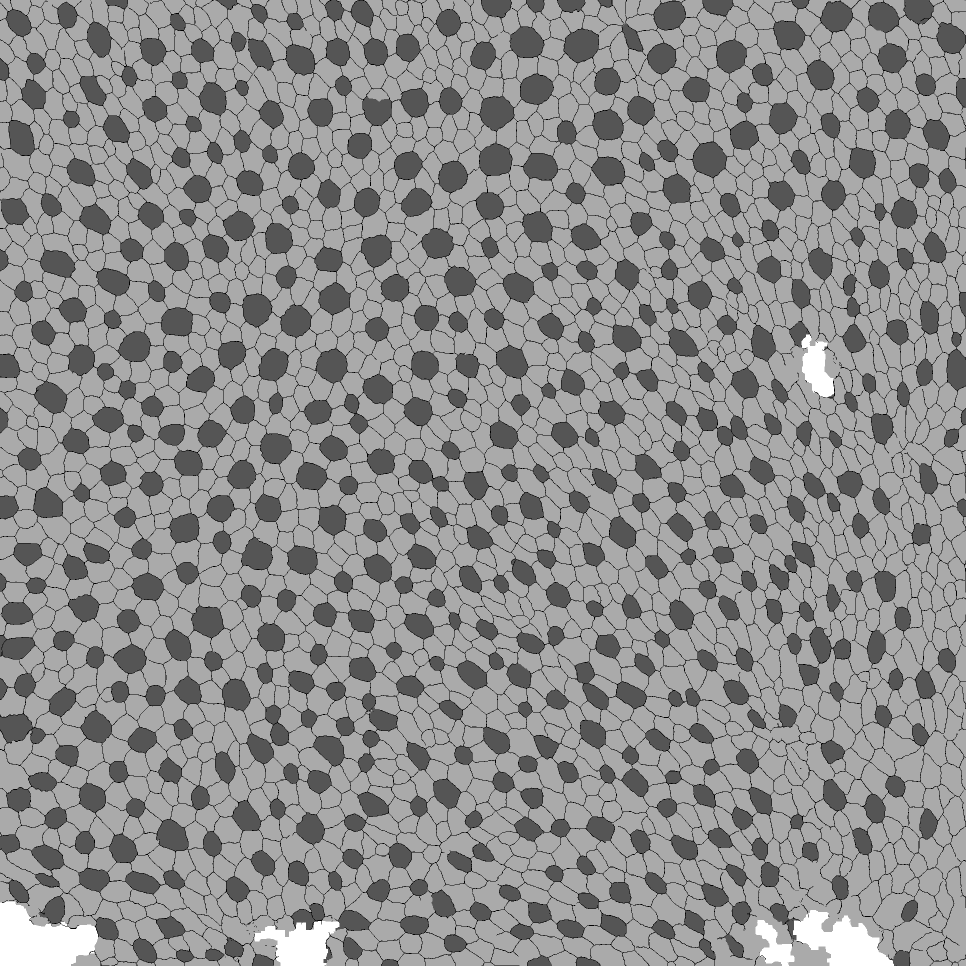
#> input picture tracking_and_events/DATA/frame_020/frame_000.png, 1932 x 1932 px (shown at 1/2 size)
$ python -i post_processing.py   (imports and definitions only)
#> lines starting #> are read from the running program, lines starting #| are printed output that depends on the picture; after the words box and inside, x2 and y2 are one past the last pixel; in counts of white or black regions, pixels touching at a corner belong together
# -*- coding: utf-8 -*-
"""Post_Processing_githab.ipynb

Automatically generated by Colab.

Original file is located at
    https://colab.research.google.com/drive/1ePBc83YCmWcUzuPHydBb_CEpcT-lk8_i
"""

"""
Post-processing for segmentation predictions (TIFF in ➜ TIFF/PNG out)

What it does
------------
- Reads a multi-page TIFF of predictions where pixel values are {0,85,170,255}
  (0=boundary, 1/2=cells, 3=white) and some pages may be completely black.
- Detects fully-black frames and leaves them black at the same indices in the outputs.
- Applies the original post-processing pipeline to non-black frames (logic preserved).
- Exports:
    1) post_processed_085.tif  — multi-page TIFF with values {0,85,170,255}
    2) post_processed_0_3.tif  — multi-page TIFF with class indices {0,1,2,3}
    3) frames_0_3.npz          — NumPy archive with array 'frames' of shape (N, H, W)
    4) post_processed_png/     — folder of per-frame PNGs (values {0,85,170,255})

Requirements
------------
Python >= 3.9
pip install numpy opencv-python scipy scikit-image tifffile tqdm
"""

# =========================
# USER CONFIG (EDIT HERE)
# =========================
PRED_TIFF_PATH = "/content/drive/MyDrive/Final_Project/output_predictions/all_predictions.tif"  # input predictions TIFF
OUTPUT_DIR     = "/content/drive/MyDrive/Final_Project/postprocess_out"                         # output folder

# Optional: limit number of frames processed (None = all)
MAX_FRAMES = None

# Progress / logging
VERBOSE_PER_FRAME = False   # if True, prints per-frame info line (kernel/min sizes/etc.)

# =========================
# DERIVED PATHS (no edit)
# =========================
import os
# [1 line not run here, left out]
OUTPUT_TIF_085_PATH = os.path.join(OUTPUT_DIR, "post_processed_085.tif")  # values {0,85,170,255}
OUTPUT_TIF_03_PATH  = os.path.join(OUTPUT_DIR, "post_processed_0_3.tif")  # values {0,1,2,3}
OUTPUT_03_NPZ_PATH  = os.path.join(OUTPUT_DIR, "frames_0_3.npz")          # npz with array 'frames'
OUTPUT_PNG_DIR      = os.path.join(OUTPUT_DIR, "post_processed_png")      # per-frame PNGs (0..255)

# =========================
# IMPORTS
# =========================
import warnings
# [1 line not run here, left out]

import cv2
import numpy as np
import tifffile as tiff
from tqdm import tqdm

from scipy import ndimage as ndi
from skimage.feature import peak_local_max
from skimage.segmentation import watershed
from skimage.morphology import remove_small_objects, closing, opening, square, skeletonize
from skimage.measure import label, regionprops

# =========================
# Constants & Small Utils
# =========================
VALS = np.array([0, 85, 170, 255], dtype=np.uint8)  # 0=boundary, 1/2=cells, 3=white

def is_all_black(u8: np.ndarray) -> bool:
    """Return True if the image is non-empty and all zeros."""
    return u8 is not None and u8.size > 0 and (u8.max() == 0)

def png_to_classes(img_u8: np.ndarray) -> np.ndarray:
    """
    Map grayscale {0,85,170,255} (or {0,1,2,3}) to class indices {0,1,2,3}.
    Args:
        img_u8: 2D uint8 image
    Returns:
        2D uint8 class map in {0,1,2,3}
    """
    uniq = np.unique(img_u8)
    if set(uniq.tolist()).issubset({0,1,2,3}):
        return img_u8.astype(np.uint8)
    out = np.zeros_like(img_u8, dtype=np.uint8)
    for c, v in enumerate(VALS):
        out[img_u8 == v] = c
    return out

# [12 lines left out: function classes_to_png, not called in this run]

def touches_border(mask_bool: np.ndarray) -> bool:
    """Return True if a boolean mask touches any image border."""
    return mask_bool[0,:].any() or mask_bool[-1,:].any() or mask_bool[:,0].any() or mask_bool[:,-1].any()

# =========================
# Scale Estimation
# =========================
def estimate_cell_scale(cls: np.ndarray):
    """
    Estimate morphological/area scales from a class map.
    Args:
        cls: 2D uint8 class map (0..3)
    Returns:
        kernel: int, morphological kernel size (square)
        min_cell: int, minimal connected component area for 'cell' (classes 1 or 2)
        min_white: int, minimal connected component area for 'white' (class 3)
        repeats: int, how many close-open cycles
        r_med: float, median distance-transform radius at peaks
    """
    cell_mask = ((cls == 1) | (cls == 2)).astype(np.uint8)
    if cell_mask.sum() == 0:
        return 7, 250, 1200, 1, 6.0

    dist = cv2.distanceTransform(cell_mask, cv2.DIST_L2, 5)
    peaks = peak_local_max(dist, min_distance=5, labels=cell_mask)
    radii = dist[peaks[:, 0], peaks[:, 1]] if peaks.size else np.array([], dtype=np.float32)
    radii = radii[radii > 0]
    r_med = float(np.median(radii)) if radii.size else 6.0
    d_med = 2.0 * r_med

    kernel    = max(3, int(round(d_med / 4)))
    min_cell  = max(80, int(round(np.pi * (0.6 * r_med) ** 2)))
    min_white = int(max(800, 4 * min_cell))
    repeats   = 1
    return kernel, min_cell, min_white, repeats, r_med

# =========================
# Core post-processing (single frame)
# =========================
def process_frame_array(img_u8: np.ndarray, verbose: bool = False):
    """
    Process a single prediction frame (uint8, values {0,85,170,255} or {0..3}).

    Args:
        img_u8: 2D uint8 input prediction frame
        verbose: if True, prints per-frame scale info

    Returns:
        stage: 2D uint8 class map after post-processing (values {0,1,2,3})
    """
    # Short-circuit: keep black frames black (no processing)
    if is_all_black(img_u8):
        return np.zeros_like(img_u8, dtype=np.uint8)

    # Map to classes 0..3
    cls = png_to_classes(img_u8)

    # Estimate per-frame scales
    KERNEL, MIN_CELL_SIZE, MIN_WHITE_SIZE, REPEATS, r_med = estimate_cell_scale(cls)
    if verbose:
        print(f"[INFO] KERNEL={KERNEL}, MIN_CELL={MIN_CELL_SIZE}, MIN_WHITE={MIN_WHITE_SIZE}, REPEATS={REPEATS}, r_med={r_med:.2f}")

    # ----- Stage 1: cleanup -----
    is_boundary = (cls == 0)
    is_white    = (cls == 3)
    is_cell     = (cls == 1) | (cls == 2)

    cell_clean = remove_small_objects(label(is_cell), min_size=MIN_CELL_SIZE) > 0
    for _ in range(REPEATS):
        cell_clean = closing(cell_clean, square(KERNEL))
        cell_clean = opening(cell_clean, square(KERNEL))

    white_clean = remove_small_objects(label(is_white), min_size=MIN_WHITE_SIZE) > 0
    for _ in range(REPEATS):
        white_clean = closing(white_clean, square(KERNEL))
        white_clean = opening(white_clean, square(KERNEL))

    stage = np.zeros_like(cls, dtype=np.uint8)
    stage[cell_clean & (cls == 1)] = 1
    stage[cell_clean & (cls == 2)] = 2
    stage[white_clean]             = 3
    stage[is_boundary]             = 0

    # ----- Stage 3: watershed + majority -----
    cell_mask = ((stage == 1) | (stage == 2)).astype(np.uint8)
    distance  = cv2.distanceTransform(cell_mask, cv2.DIST_L2, 5)
    min_dist  = max(3, int(round(r_med/2)))
    lm = peak_local_max(distance, min_distance=min_dist, labels=cell_mask)
    lm_mask = np.zeros_like(cell_mask, dtype=bool)
    if lm.size:
        lm_mask[tuple(lm.T)] = True
    markers  = ndi.label(lm_mask)[0]
    labels_ws = watershed(-distance, markers, mask=cell_mask)

    stage3 = stage.copy()
    for reg in regionprops(labels_ws):
        yyx = reg.coords
        vals = stage[yyx[:,0], yyx[:,1]]
        vals = vals[vals != 0]
        maj  = np.bincount(vals).argmax() if vals.size else 3
        stage3[yyx[:,0], yyx[:,1]] = maj
    stage3[(stage == 3)] = 3
    stage = stage3

    # Save references for stage 9
    labels_ws3 = labels_ws.astype(np.int32)
    sk3 = skeletonize((stage == 0)).astype(np.uint8)

    # ----- Stage 3.5: remove tiny boundaries -----
    b_mask = (stage == 0)
    lab_b = label(b_mask)
    small_thr = max(8, int(round(0.10*np.pi*(r_med**2))))
    stage35 = stage.copy()
    for reg in regionprops(lab_b):
        if reg.area <= small_thr:
            m = np.zeros_like(b_mask, dtype=bool)
            yy, xx = reg.coords[:,0], reg.coords[:,1]
            m[yy,xx] = True
            ring = cv2.dilate(m.astype(np.uint8), np.ones((3,3),np.uint8), 1).astype(bool) & ~m
            neigh = stage35[ring]; neigh = neigh[neigh != 0]
            stage35[m] = np.bincount(neigh).argmax() if neigh.size else 3
    stage = stage35

    # ----- Stage 4 -----
    boundary = (stage == 0).astype(np.uint8)
    cells    = ((stage == 1) | (stage == 2)).astype(np.uint8)
    white0   = (stage == 3)
    WIN = max(11, int(round(3*r_med)) | 1)
    bdens = cv2.boxFilter(boundary.astype(np.float32), -1, (WIN,WIN), normalize=True)
    cfrac = cv2.boxFilter(cells.astype(np.float32),    -1, (WIN,WIN), normalize=True)
    dist_c = cv2.distanceTransform(cells, cv2.DIST_L2, 5)
    lowc = (dist_c < 0.5*r_med).astype(np.uint8)
    lowc_frac = cv2.boxFilter(lowc.astype(np.float32), -1, (WIN,WIN), normalize=True)
    T_BD, T_CELL, T_LOWC = 0.30, 0.45, 0.60
    noisy = (bdens > T_BD) & (cfrac < T_CELL) & (lowc_frac > T_LOWC)
    k = max(3, (WIN//3) | 1)
    noisy = cv2.morphologyEx((noisy.astype(np.uint8)*255), cv2.MORPH_OPEN, np.ones((k,k),np.uint8)) > 0
    noisy &= ~(stage == 0)
    stage4 = stage.copy(); stage4[noisy] = 3; stage4[white0] = 3
    stage = stage4

    # ----- Stage 5 -----
    b_mask = (stage == 0).astype(np.uint8)
    skel = skeletonize(b_mask > 0).astype(np.uint8)
    thick = (b_mask > 0) & (~skel.astype(bool))
    k2 = np.array([[1,1],[1,1]], dtype=np.uint8)
    blk2 = cv2.filter2D(b_mask, -1, k2) == 4
    thick |= blk2
    lab = label(thick.astype(np.uint8), connectivity=2)
    THICK_MIN_AREA, SKEL_RATIO_MAX = 5, 0.65
    stage5 = stage.copy()
    for reg in regionprops(lab):
        area = reg.area
        if area < THICK_MIN_AREA:
            continue
        comp = np.zeros_like(b_mask, dtype=bool)
        yy, xx = reg.coords[:,0], reg.coords[:,1]
        comp[yy, xx] = True
        sk = skeletonize(comp).astype(np.uint8).sum()
        ratio = sk / float(area) if area > 0 else 1.0
        has_2x2 = (cv2.filter2D(comp.astype(np.uint8), -1, k2) == 4).any()
        if (ratio < SKEL_RATIO_MAX) or has_2x2:
            ring = cv2.dilate(comp.astype(np.uint8), np.ones((3,3), np.uint8), 1).astype(bool) & ~comp
            neigh = stage[ring]; neigh = neigh[neigh != 0]
            if neigh.size:
                cells_nei = neigh[(neigh == 1) | (neigh == 2)]
                if cells_nei.size:
                    repl = 1 if (cells_nei == 1).sum() >= (cells_nei == 2).sum() else 2
                else:
                    repl = 3
            else:
                repl = 1
            stage5[comp] = repl
    stage = stage5

    # ----- Stage 6 -----
    b_mask   = (stage == 0).astype(np.uint8)
    cells    = ((stage == 1) | (stage == 2)).astype(np.uint8)
    non_bd   = (b_mask == 0).astype(np.uint8)
    dist_to_bd = cv2.distanceTransform(non_bd, cv2.DIST_L2, 5)
    TAU = max(int(round(2.0 * r_med)), 6)
    far_from_bd = dist_to_bd > TAU
    WIN = max(21, int(round(5 * r_med)) | 1)
    bdens = cv2.boxFilter(b_mask.astype(np.float32), -1, (WIN, WIN), normalize=True)
    LOW_BD = 0.05
    low_bd = bdens < LOW_BD
    candidates = (cells > 0) & far_from_bd & low_bd
    CELL_AREA_EST   = float(np.pi * max(r_med, 3.0)**2)
    MIN_BIG_CELLS   = 15
    BIG_AREA_THRESH = int(MIN_BIG_CELLS * CELL_AREA_EST)
    lab = label(candidates, connectivity=2)
    areas = np.bincount(lab.ravel())
    areas = np.pad(areas, (0, max(0, lab.max()+1 - areas.size)))
    big_mask = (lab > 0) & (areas[lab] >= BIG_AREA_THRESH)
    stage6 = stage.copy(); stage6[big_mask] = 3
    stage = stage6

    # ----- Stage 7 -----
    CELL_AREA_EST   = float(np.pi * max(r_med, 3.0)**2)
    MAX_COMP_AREA   = int(5 * CELL_AREA_EST)
    T_RING_WHITE    = 0.98
    WHITE_WIN       = max(15, int(round(2.2 * r_med)) | 1)
    T_LOCAL_WHITE   = 0.75
    FUSE_FRAC       = 0.03
    cells_mask = ((stage == 1) | (stage == 2)).astype(np.uint8)
    lab_cells = label(cells_mask, connectivity=2)
    white_mask = (stage == 3).astype(np.uint8)
    labw = label(white_mask, connectivity=2)
    bg_ids = set(np.unique(labw[0, :]).tolist() +
                 np.unique(labw[-1, :]).tolist() +
                 np.unique(labw[:, 0]).tolist() +
                 np.unique(labw[:, -1]).tolist())
    bg_ids.discard(0)
    bg_white = np.isin(labw, list(bg_ids))
    inner_white = (white_mask.astype(bool) & (~bg_white))
    RING_K1 = max(9, int(round(0.8 * r_med)) | 1)
    RING_K2 = max(RING_K1+2, int(round(1.5 * r_med)) | 1)
    ker1 = cv2.getStructuringElement(cv2.MORPH_ELLIPSE, (RING_K1, RING_K1))
    ker2 = cv2.getStructuringElement(cv2.MORPH_ELLIPSE, (RING_K2, RING_K2))
    white_frac_local = cv2.boxFilter((stage == 3).astype(np.float32), -1, (WHITE_WIN, WHITE_WIN), normalize=True)

    to_white_A = np.zeros_like(cells_mask, dtype=bool)
    to_white_B = np.zeros_like(cells_mask, dtype=bool)
    for reg in regionprops(lab_cells):
        if reg.area > MAX_COMP_AREA:
            continue
        comp = np.zeros_like(cells_mask, dtype=bool)
        yy, xx = reg.coords[:, 0], reg.coords[:, 1]
        comp[yy, xx] = True
        ring1 = cv2.dilate(comp.astype(np.uint8), ker1, 1).astype(bool) & ~comp
        ring1_nb = ring1 & (stage != 0)
        if np.any(ring1_nb):
            if np.mean((stage[ring1_nb] == 3).astype(np.float32)) >= 0.98 and np.mean(inner_white[ring1_nb]) >= 0.95:
                if not touches_border(cv2.dilate(comp.astype(np.uint8), ker1, 1).astype(bool)):
                    to_white_A |= comp
                    continue
        ring2 = cv2.dilate(comp.astype(np.uint8), ker2, 1).astype(bool) & ~comp
        ring2_nb = ring2 & (stage != 0)
        if np.any(ring2_nb):
            if np.all(stage[ring2_nb] == 3) and (white_frac_local[comp].mean() >= T_LOCAL_WHITE):
                if not touches_border(cv2.dilate(comp.astype(np.uint8), ker2, 1).astype(bool)):
                    to_white_B |= comp
    to_white_comp = to_white_A | to_white_B
    total_pixels = int(to_white_comp.sum())
    limit_pixels = int(FUSE_FRAC * stage.size)
    if total_pixels > limit_pixels:
        labs = label(to_white_comp, connectivity=2)
        areas = np.bincount(labs.ravel())
        order = np.argsort(areas)[1:]
        chosen = np.zeros_like(to_white_comp, dtype=bool)
        acc = 0
        for k in order:
            comp = (labs == k)
            s = int(comp.sum())
            if acc + s > limit_pixels:
                continue
            chosen |= comp
            acc += s
            if acc >= limit_pixels:
                break
        to_white_comp = chosen
    stage7 = stage.copy(); stage7[to_white_comp] = 3
    stage = stage7

    # ----- Stage 8 -----
    nonwhite = (stage != 3).astype(np.uint8)
    lab_nonw = label(nonwhite, connectivity=2)
    RING_K2b = max(5, int(round(10 * r_med)) | 1)
    ker2b = cv2.getStructuringElement(cv2.MORPH_ELLIPSE, (RING_K2b, RING_K2b))
    to_white_any = np.zeros_like(nonwhite, dtype=bool)
    for reg in regionprops(lab_nonw):
        comp = np.zeros_like(nonwhite, dtype=bool)
        yy, xx = reg.coords[:,0], reg.coords[:,1]
        comp[yy, xx] = True
        if touches_border(comp):
            continue
        ring = cv2.dilate(comp.astype(np.uint8), ker2b, 1).astype(bool) & ~comp
        if not np.any(ring):
            continue
        ring_vals = stage[ring]
        white_ratio = np.mean(ring_vals == 3)
        if white_ratio >= 0.98:
            to_white_any |= comp
    stage8 = stage.copy(); stage8[to_white_any] = 3
    stage = stage8

    # ----- Stage 9: gentle boundary restoration -----
    b_now      = (stage == 0).astype(np.uint8)
    cells_mask = ((stage == 1) | (stage == 2)).astype(np.uint8)
    white_mask = (stage == 3).astype(np.uint8)
    cand = (sk3 > 0) & (b_now == 0)
    lab_cand = label(cand, connectivity=2)

    MIN_LEN        = max(6,  int(round(0.8 * r_med)))
    MAX_LEN        = max(20, int(round(3.0 * r_med)))
    T_CELL_FRAC    = 0.65
    T_WHITE_FRAC   = 0.20
    KREC           = max(7,  int(round(1.1 * r_med)) | 1)
    ker_rec        = cv2.getStructuringElement(cv2.MORPH_ELLIPSE, (KREC, KREC))
    LWIN_WHITE     = max(13, int(round(2.0 * r_med)) | 1)
    T_WHITE_LOCAL  = 0.45
    ANCH_R         = max(2,  int(round(0.6 * r_med)))
    MAX_PCT_GLOBAL = 0.0015

    white_frac_local = cv2.boxFilter(white_mask.astype(np.float32), -1,
                                     (LWIN_WHITE, LWIN_WHITE), normalize=True)
    ker_anchor = cv2.getStructuringElement(cv2.MORPH_ELLIPSE, (2*ANCH_R+1, 2*ANCH_R+1))
    anchor = cv2.dilate(b_now, ker_anchor, 1).astype(bool)

    # [4 lines left out: function endpoints_mask, not called in this run]

    to_restore = np.zeros_like(cand, dtype=bool)
    for reg in regionprops(lab_cand):
        comp = np.zeros_like(cand, dtype=bool)
        yy, xx = reg.coords[:, 0], reg.coords[:, 1]
        comp[yy, xx] = True
        comp_skel = skeletonize(comp).astype(bool)
        L = int(comp_skel.sum())
        if L < MIN_LEN or L > MAX_LEN:
            continue
        if white_frac_local[comp_skel].mean() > T_WHITE_LOCAL:
            continue
        ring = cv2.dilate(comp_skel.astype(np.uint8), ker_rec, 1).astype(bool) & ~comp_skel
        if not np.any(ring):
            continue
        tot_nb     = max(1, int(ring.sum()))
        cell_frac  = int((ring & (cells_mask > 0)).sum()) / tot_nb
        white_frac = int((ring & (white_mask > 0)).sum()) / tot_nb
        if cell_frac < T_CELL_FRAC or white_frac > T_WHITE_FRAC:
            continue
        ends = endpoints_mask(comp_skel)
        if (ends & anchor).sum() < 2:
            continue
        to_restore |= comp_skel

    limit_pixels = int(MAX_PCT_GLOBAL * stage.size)
    if to_restore.sum() > limit_pixels:
        lab = label(to_restore, connectivity=2)
        segs = [(int(skeletonize((lab == k)).sum()), (lab == k)) for k in range(1, lab.max()+1)]
        segs.sort(key=lambda t: t[0])  # prefer shorter segments
        picked = np.zeros_like(to_restore, dtype=bool)
        acc = 0
        for L, m in segs:
            s = int(m.sum())
            if acc + s > limit_pixels:
                continue
            picked |= m
            acc += s
            if acc >= limit_pixels:
                break
        to_restore = picked

    stage9 = stage.copy()
    stage9[to_restore] = 0
    stage = stage9

    return stage  # 0..3

# =========================
# TIFF pipeline (batch)
# =========================
# [57 lines left out: function postprocess_tiff_to_outputs, not called in this run]

# =========================
# Main
# =========================
# [2 lines not run here, left out]

>>> import cv2
>>> picture = cv2.imread('../../tracking_and_events/DATA/frame_020/frame_000.png')
#> picture is the input picture: shape (1932, 1932, 3); min 0, max 255, mean 143.8
>>> result = process_frame_array(picture)
#> in png_to_classes, `uniq = np.unique(img_u8)`: uniq = [0, 85, 170, 255]
#> in estimate_cell_scale, `cell_mask = ((cls == 1) | (cls == 2)).astype(np.uint8)`:
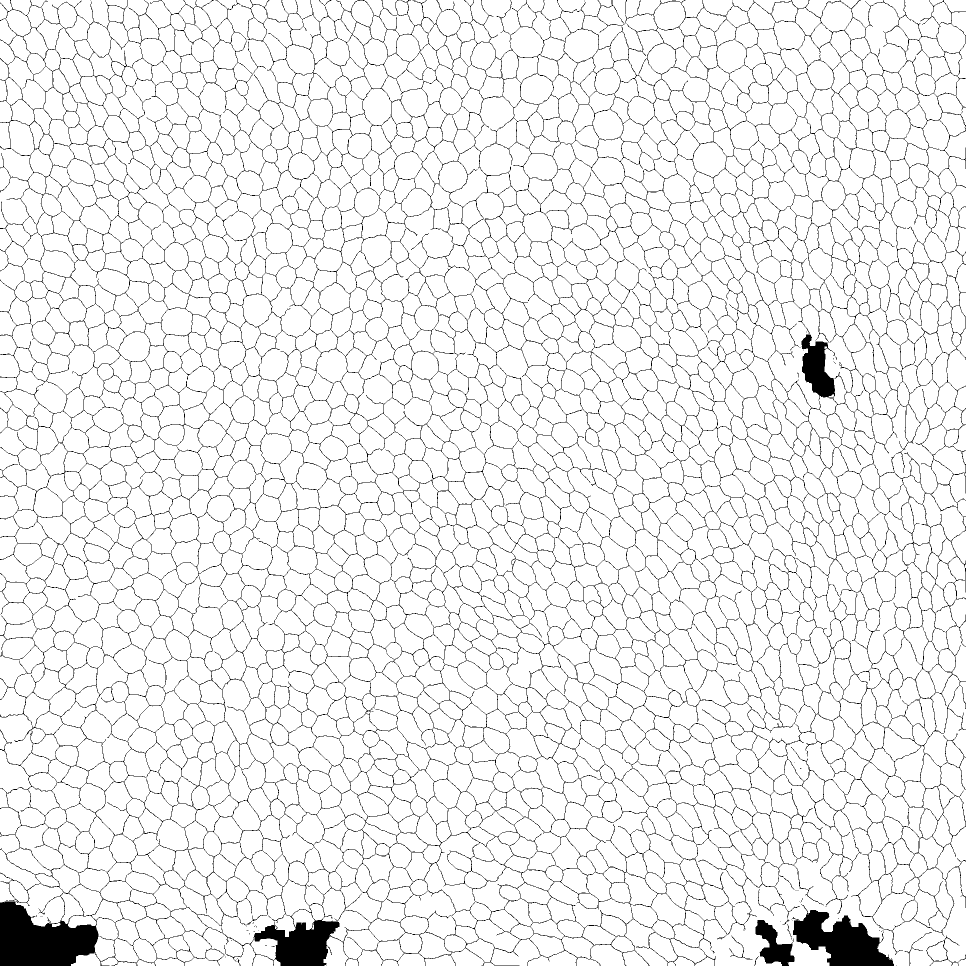
#> cell_mask: shape (1932, 1932, 3) (shown at 1/2 size); values 0 (black) and 1 (white), 93.3% white; 102 black regions (76 under 20 px), largest, box (x1, y1, x2, y2) and area: (0, 0, 1932, 1932) 232234, (1583, 1810, 1788, 1932) 12541, (1511, 1840, 1589, 1932) 3565
#> (the run stopped early here; a loop or call above may not have finished)
